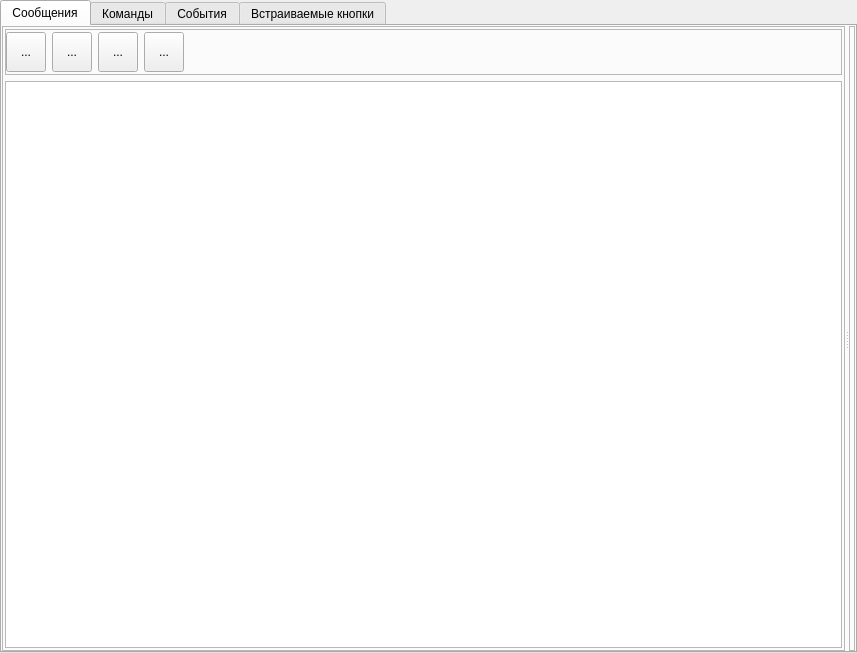
<?xml version="1.0" encoding="UTF-8"?>
<ui version="4.0">
 <class>TgBotConfigurationWidget</class>
 <widget class="QWidget" name="TgBotConfigurationWidget">
  <property name="geometry">
   <rect>
    <x>0</x>
    <y>0</y>
    <width>857</width>
    <height>653</height>
   </rect>
  </property>
  <property name="sizePolicy">
   <sizepolicy hsizetype="MinimumExpanding" vsizetype="MinimumExpanding">
    <horstretch>0</horstretch>
    <verstretch>0</verstretch>
   </sizepolicy>
  </property>
  <property name="windowTitle">
   <string>Form</string>
  </property>
  <layout class="QHBoxLayout" name="horizontalLayout">
   <property name="spacing">
    <number>0</number>
   </property>
   <property name="leftMargin">
    <number>0</number>
   </property>
   <property name="topMargin">
    <number>0</number>
   </property>
   <property name="rightMargin">
    <number>0</number>
   </property>
   <property name="bottomMargin">
    <number>0</number>
   </property>
   <item>
    <widget class="QTabWidget" name="tabWidget">
     <property name="currentIndex">
      <number>0</number>
     </property>
     <widget class="QWidget" name="tbMessageConfig">
      <attribute name="title">
       <string>Сообщения</string>
      </attribute>
      <layout class="QHBoxLayout" name="horizontalLayout_7" stretch="2">
       <property name="leftMargin">
        <number>0</number>
       </property>
       <property name="topMargin">
        <number>0</number>
       </property>
       <property name="rightMargin">
        <number>0</number>
       </property>
       <property name="bottomMargin">
        <number>0</number>
       </property>
       <item>
        <widget class="QSplitter" name="spltMessageConfig">
         <property name="orientation">
          <enum>Qt::Orientation::Horizontal</enum>
         </property>
         <widget class="QFrame" name="frame">
          <property name="frameShape">
           <enum>QFrame::Shape::StyledPanel</enum>
          </property>
          <property name="frameShadow">
           <enum>QFrame::Shadow::Raised</enum>
          </property>
          <layout class="QVBoxLayout" name="verticalLayout">
           <property name="leftMargin">
            <number>2</number>
           </property>
           <property name="topMargin">
            <number>2</number>
           </property>
           <property name="rightMargin">
            <number>2</number>
           </property>
           <property name="bottomMargin">
            <number>2</number>
           </property>
           <item>
            <widget class="QFrame" name="frame_3">
             <property name="frameShape">
              <enum>QFrame::Shape::StyledPanel</enum>
             </property>
             <property name="frameShadow">
              <enum>QFrame::Shadow::Raised</enum>
             </property>
             <layout class="QHBoxLayout" name="horizontalLayout_2">
              <property name="leftMargin">
               <number>0</number>
              </property>
              <property name="topMargin">
               <number>2</number>
              </property>
              <property name="bottomMargin">
               <number>2</number>
              </property>
              <item>
               <widget class="QToolButton" name="tbAddTGMessage">
                <property name="minimumSize">
                 <size>
                  <width>40</width>
                  <height>40</height>
                 </size>
                </property>
                <property name="toolTip">
                 <string>Добавить сообщение</string>
                </property>
                <property name="text">
                 <string>...</string>
                </property>
                <property name="icon">
                 <iconset resource="res.qrc">
                  <normaloff>:/img/icons/add-message.png</normaloff>:/img/icons/add-message.png</iconset>
                </property>
                <property name="iconSize">
                 <size>
                  <width>30</width>
                  <height>30</height>
                 </size>
                </property>
               </widget>
              </item>
              <item>
               <widget class="QToolButton" name="tbAddTGMessageWaitAnswer">
                <property name="minimumSize">
                 <size>
                  <width>40</width>
                  <height>40</height>
                 </size>
                </property>
                <property name="toolTip">
                 <string>Добавить сообщение с ожиданием ответа</string>
                </property>
                <property name="text">
                 <string>...</string>
                </property>
                <property name="icon">
                 <iconset resource="res.qrc">
                  <normaloff>:/img/icons/add-callback-message.png</normaloff>:/img/icons/add-callback-message.png</iconset>
                </property>
                <property name="iconSize">
                 <size>
                  <width>30</width>
                  <height>30</height>
                 </size>
                </property>
               </widget>
              </item>
              <item>
               <widget class="QToolButton" name="tbDeleteMessage">
                <property name="minimumSize">
                 <size>
                  <width>40</width>
                  <height>40</height>
                 </size>
                </property>
                <property name="toolTip">
                 <string>Удалить сообщение</string>
                </property>
                <property name="text">
                 <string>...</string>
                </property>
                <property name="icon">
                 <iconset resource="res.qrc">
                  <normaloff>:/img/icons/delete-message.png</normaloff>:/img/icons/delete-message.png</iconset>
                </property>
                <property name="iconSize">
                 <size>
                  <width>30</width>
                  <height>30</height>
                 </size>
                </property>
               </widget>
              </item>
              <item>
               <widget class="QToolButton" name="tbSaveMessage">
                <property name="minimumSize">
                 <size>
                  <width>40</width>
                  <height>40</height>
                 </size>
                </property>
                <property name="toolTip">
                 <string>Сохранить сообщение</string>
                </property>
                <property name="text">
                 <string>...</string>
                </property>
                <property name="icon">
                 <iconset resource="res.qrc">
                  <normaloff>:/img/icons/save-message.png</normaloff>:/img/icons/save-message.png</iconset>
                </property>
                <property name="iconSize">
                 <size>
                  <width>30</width>
                  <height>30</height>
                 </size>
                </property>
               </widget>
              </item>
              <item>
               <spacer name="horizontalSpacer">
                <property name="orientation">
                 <enum>Qt::Orientation::Horizontal</enum>
                </property>
                <property name="sizeHint" stdset="0">
                 <size>
                  <width>40</width>
                  <height>20</height>
                 </size>
                </property>
               </spacer>
              </item>
             </layout>
            </widget>
           </item>
           <item>
            <widget class="QTreeView" name="tvTGMessages"/>
           </item>
          </layout>
         </widget>
         <widget class="QFrame" name="frMessageData">
          <property name="frameShape">
           <enum>QFrame::Shape::StyledPanel</enum>
          </property>
          <property name="frameShadow">
           <enum>QFrame::Shadow::Raised</enum>
          </property>
          <layout class="QVBoxLayout" name="verticalLayout_2">
           <property name="spacing">
            <number>0</number>
           </property>
           <property name="leftMargin">
            <number>0</number>
           </property>
           <property name="topMargin">
            <number>0</number>
           </property>
           <property name="rightMargin">
            <number>0</number>
           </property>
           <property name="bottomMargin">
            <number>0</number>
           </property>
          </layout>
         </widget>
        </widget>
       </item>
      </layout>
     </widget>
     <widget class="QWidget" name="tbCommandsConfig">
      <attribute name="title">
       <string>Команды</string>
      </attribute>
      <layout class="QHBoxLayout" name="horizontalLayout_3">
       <property name="leftMargin">
        <number>0</number>
       </property>
       <property name="topMargin">
        <number>0</number>
       </property>
       <property name="rightMargin">
        <number>0</number>
       </property>
       <property name="bottomMargin">
        <number>0</number>
       </property>
       <item>
        <widget class="QSplitter" name="spltCommandsConfig">
         <property name="orientation">
          <enum>Qt::Orientation::Horizontal</enum>
         </property>
         <widget class="QFrame" name="frame_4">
          <property name="frameShape">
           <enum>QFrame::Shape::StyledPanel</enum>
          </property>
          <property name="frameShadow">
           <enum>QFrame::Shadow::Raised</enum>
          </property>
          <layout class="QVBoxLayout" name="verticalLayout_10">
           <property name="leftMargin">
            <number>2</number>
           </property>
           <property name="topMargin">
            <number>2</number>
           </property>
           <property name="rightMargin">
            <number>2</number>
           </property>
           <property name="bottomMargin">
            <number>2</number>
           </property>
           <item>
            <widget class="QFrame" name="frame_6">
             <property name="frameShape">
              <enum>QFrame::Shape::StyledPanel</enum>
             </property>
             <property name="frameShadow">
              <enum>QFrame::Shadow::Raised</enum>
             </property>
             <layout class="QHBoxLayout" name="horizontalLayout_4">
              <property name="leftMargin">
               <number>0</number>
              </property>
              <property name="topMargin">
               <number>2</number>
              </property>
              <property name="rightMargin">
               <number>9</number>
              </property>
              <property name="bottomMargin">
               <number>2</number>
              </property>
              <item>
               <widget class="QToolButton" name="tbAddTGCommand">
                <property name="minimumSize">
                 <size>
                  <width>40</width>
                  <height>40</height>
                 </size>
                </property>
                <property name="toolTip">
                 <string>Добавить команду меню</string>
                </property>
                <property name="text">
                 <string>...</string>
                </property>
                <property name="icon">
                 <iconset resource="res.qrc">
                  <normaloff>:/img/icons/add_command.png</normaloff>:/img/icons/add_command.png</iconset>
                </property>
                <property name="iconSize">
                 <size>
                  <width>30</width>
                  <height>30</height>
                 </size>
                </property>
               </widget>
              </item>
              <item>
               <widget class="QToolButton" name="tbDeleteCommand">
                <property name="minimumSize">
                 <size>
                  <width>40</width>
                  <height>40</height>
                 </size>
                </property>
                <property name="toolTip">
                 <string>Удалить команду меню</string>
                </property>
                <property name="text">
                 <string>...</string>
                </property>
                <property name="icon">
                 <iconset resource="res.qrc">
                  <normaloff>:/img/icons/delete_command.png</normaloff>:/img/icons/delete_command.png</iconset>
                </property>
                <property name="iconSize">
                 <size>
                  <width>30</width>
                  <height>30</height>
                 </size>
                </property>
               </widget>
              </item>
              <item>
               <widget class="QToolButton" name="tbSaveCommands">
                <property name="minimumSize">
                 <size>
                  <width>40</width>
                  <height>40</height>
                 </size>
                </property>
                <property name="toolTip">
                 <string>Сохранить команду</string>
                </property>
                <property name="text">
                 <string>...</string>
                </property>
                <property name="icon">
                 <iconset resource="res.qrc">
                  <normaloff>:/img/icons/save_command.png</normaloff>:/img/icons/save_command.png</iconset>
                </property>
                <property name="iconSize">
                 <size>
                  <width>30</width>
                  <height>30</height>
                 </size>
                </property>
               </widget>
              </item>
              <item>
               <widget class="QToolButton" name="tbAddTGCommandToMainMenu">
                <property name="minimumSize">
                 <size>
                  <width>40</width>
                  <height>40</height>
                 </size>
                </property>
                <property name="toolTip">
                 <string>Добавить команду в основное меню</string>
                </property>
                <property name="text">
                 <string>...</string>
                </property>
                <property name="icon">
                 <iconset resource="res.qrc">
                  <normaloff>:/img/icons/add_to_main_menu_command.png</normaloff>:/img/icons/add_to_main_menu_command.png</iconset>
                </property>
                <property name="iconSize">
                 <size>
                  <width>30</width>
                  <height>30</height>
                 </size>
                </property>
               </widget>
              </item>
              <item>
               <spacer name="horizontalSpacer_2">
                <property name="orientation">
                 <enum>Qt::Orientation::Horizontal</enum>
                </property>
                <property name="sizeHint" stdset="0">
                 <size>
                  <width>40</width>
                  <height>20</height>
                 </size>
                </property>
               </spacer>
              </item>
             </layout>
            </widget>
           </item>
           <item>
            <widget class="QFrame" name="frame_7">
             <property name="frameShape">
              <enum>QFrame::Shape::StyledPanel</enum>
             </property>
             <property name="frameShadow">
              <enum>QFrame::Shadow::Raised</enum>
             </property>
             <layout class="QVBoxLayout" name="verticalLayout_11">
              <property name="leftMargin">
               <number>0</number>
              </property>
              <property name="topMargin">
               <number>0</number>
              </property>
              <property name="rightMargin">
               <number>0</number>
              </property>
              <property name="bottomMargin">
               <number>0</number>
              </property>
              <item>
               <widget class="QTreeView" name="tvAllCommands"/>
              </item>
             </layout>
            </widget>
           </item>
          </layout>
         </widget>
         <widget class="QFrame" name="frCommandData">
          <property name="frameShape">
           <enum>QFrame::Shape::StyledPanel</enum>
          </property>
          <property name="frameShadow">
           <enum>QFrame::Shadow::Raised</enum>
          </property>
          <layout class="QVBoxLayout" name="verticalLayout_16">
           <property name="spacing">
            <number>0</number>
           </property>
           <property name="leftMargin">
            <number>0</number>
           </property>
           <property name="topMargin">
            <number>0</number>
           </property>
           <property name="rightMargin">
            <number>0</number>
           </property>
           <property name="bottomMargin">
            <number>0</number>
           </property>
          </layout>
         </widget>
        </widget>
       </item>
      </layout>
     </widget>
     <widget class="QWidget" name="tbEventsConfig">
      <attribute name="title">
       <string>События</string>
      </attribute>
      <layout class="QHBoxLayout" name="horizontalLayout_5">
       <property name="leftMargin">
        <number>0</number>
       </property>
       <property name="topMargin">
        <number>0</number>
       </property>
       <property name="rightMargin">
        <number>0</number>
       </property>
       <property name="bottomMargin">
        <number>0</number>
       </property>
       <item>
        <widget class="QSplitter" name="spltEventsConfig">
         <property name="orientation">
          <enum>Qt::Orientation::Horizontal</enum>
         </property>
         <widget class="QFrame" name="frame_8">
          <property name="frameShape">
           <enum>QFrame::Shape::StyledPanel</enum>
          </property>
          <property name="frameShadow">
           <enum>QFrame::Shadow::Raised</enum>
          </property>
          <layout class="QVBoxLayout" name="verticalLayout_17">
           <property name="leftMargin">
            <number>2</number>
           </property>
           <property name="topMargin">
            <number>2</number>
           </property>
           <property name="rightMargin">
            <number>2</number>
           </property>
           <property name="bottomMargin">
            <number>2</number>
           </property>
           <item>
            <widget class="QFrame" name="frame_10">
             <property name="frameShape">
              <enum>QFrame::Shape::StyledPanel</enum>
             </property>
             <property name="frameShadow">
              <enum>QFrame::Shadow::Raised</enum>
             </property>
             <layout class="QHBoxLayout" name="horizontalLayout_6">
              <property name="leftMargin">
               <number>0</number>
              </property>
              <property name="topMargin">
               <number>2</number>
              </property>
              <property name="bottomMargin">
               <number>2</number>
              </property>
              <item>
               <widget class="QToolButton" name="tbAddTGEvent">
                <property name="minimumSize">
                 <size>
                  <width>40</width>
                  <height>40</height>
                 </size>
                </property>
                <property name="toolTip">
                 <string>Добавить событие по изменению тэга</string>
                </property>
                <property name="text">
                 <string/>
                </property>
                <property name="icon">
                 <iconset resource="res.qrc">
                  <normaloff>:/img/icons/add_event.png</normaloff>:/img/icons/add_event.png</iconset>
                </property>
                <property name="iconSize">
                 <size>
                  <width>30</width>
                  <height>30</height>
                 </size>
                </property>
               </widget>
              </item>
              <item>
               <widget class="QToolButton" name="tbAddScheduleEvent">
                <property name="minimumSize">
                 <size>
                  <width>40</width>
                  <height>40</height>
                 </size>
                </property>
                <property name="toolTip">
                 <string>Добавить периодическое событие</string>
                </property>
                <property name="text">
                 <string>...</string>
                </property>
                <property name="icon">
                 <iconset resource="res.qrc">
                  <normaloff>:/img/icons/add_sch_event.png</normaloff>:/img/icons/add_sch_event.png</iconset>
                </property>
                <property name="iconSize">
                 <size>
                  <width>31</width>
                  <height>30</height>
                 </size>
                </property>
               </widget>
              </item>
              <item>
               <widget class="QToolButton" name="tbDeleteEvent">
                <property name="minimumSize">
                 <size>
                  <width>40</width>
                  <height>40</height>
                 </size>
                </property>
                <property name="toolTip">
                 <string>Удалить событие</string>
                </property>
                <property name="text">
                 <string/>
                </property>
                <property name="icon">
                 <iconset resource="res.qrc">
                  <normaloff>:/img/icons/delete_event.png</normaloff>:/img/icons/delete_event.png</iconset>
                </property>
                <property name="iconSize">
                 <size>
                  <width>30</width>
                  <height>30</height>
                 </size>
                </property>
               </widget>
              </item>
              <item>
               <widget class="QToolButton" name="tbSaveEvents">
                <property name="minimumSize">
                 <size>
                  <width>40</width>
                  <height>40</height>
                 </size>
                </property>
                <property name="toolTip">
                 <string>Сохранить событие</string>
                </property>
                <property name="text">
                 <string/>
                </property>
                <property name="icon">
                 <iconset resource="res.qrc">
                  <normaloff>:/img/icons/save_event.png</normaloff>:/img/icons/save_event.png</iconset>
                </property>
                <property name="iconSize">
                 <size>
                  <width>30</width>
                  <height>30</height>
                 </size>
                </property>
               </widget>
              </item>
              <item>
               <spacer name="horizontalSpacer_3">
                <property name="orientation">
                 <enum>Qt::Orientation::Horizontal</enum>
                </property>
                <property name="sizeHint" stdset="0">
                 <size>
                  <width>40</width>
                  <height>20</height>
                 </size>
                </property>
               </spacer>
              </item>
             </layout>
            </widget>
           </item>
           <item>
            <widget class="QTreeView" name="tvAllEvents"/>
           </item>
          </layout>
         </widget>
         <widget class="QFrame" name="frEventsData">
          <property name="minimumSize">
           <size>
            <width>300</width>
            <height>0</height>
           </size>
          </property>
          <property name="frameShape">
           <enum>QFrame::Shape::StyledPanel</enum>
          </property>
          <property name="frameShadow">
           <enum>QFrame::Shadow::Raised</enum>
          </property>
          <layout class="QVBoxLayout" name="verticalLayout_19">
           <property name="spacing">
            <number>6</number>
           </property>
           <property name="leftMargin">
            <number>0</number>
           </property>
           <property name="topMargin">
            <number>0</number>
           </property>
           <property name="rightMargin">
            <number>0</number>
           </property>
           <property name="bottomMargin">
            <number>0</number>
           </property>
          </layout>
         </widget>
        </widget>
       </item>
      </layout>
     </widget>
     <widget class="QWidget" name="tbInlineButtons">
      <attribute name="title">
       <string>Встраиваемые кнопки</string>
      </attribute>
      <layout class="QHBoxLayout" name="horizontalLayout_8">
       <property name="leftMargin">
        <number>0</number>
       </property>
       <property name="topMargin">
        <number>0</number>
       </property>
       <property name="rightMargin">
        <number>0</number>
       </property>
       <property name="bottomMargin">
        <number>0</number>
       </property>
       <item>
        <widget class="QSplitter" name="spltInlineButtons">
         <property name="orientation">
          <enum>Qt::Orientation::Horizontal</enum>
         </property>
         <widget class="QFrame" name="frame_11">
          <property name="frameShape">
           <enum>QFrame::Shape::StyledPanel</enum>
          </property>
          <property name="frameShadow">
           <enum>QFrame::Shadow::Raised</enum>
          </property>
          <layout class="QVBoxLayout" name="verticalLayout_21">
           <property name="leftMargin">
            <number>2</number>
           </property>
           <property name="topMargin">
            <number>2</number>
           </property>
           <property name="rightMargin">
            <number>2</number>
           </property>
           <property name="bottomMargin">
            <number>2</number>
           </property>
           <item>
            <widget class="QFrame" name="frame_13">
             <property name="frameShape">
              <enum>QFrame::Shape::StyledPanel</enum>
             </property>
             <property name="frameShadow">
              <enum>QFrame::Shadow::Raised</enum>
             </property>
             <layout class="QHBoxLayout" name="horizontalLayout_11">
              <property name="leftMargin">
               <number>0</number>
              </property>
              <property name="topMargin">
               <number>2</number>
              </property>
              <property name="bottomMargin">
               <number>2</number>
              </property>
              <item>
               <widget class="QToolButton" name="tbAddTGInlineButton">
                <property name="minimumSize">
                 <size>
                  <width>40</width>
                  <height>40</height>
                 </size>
                </property>
                <property name="toolTip">
                 <string>Добавить встраиваемую кнопку</string>
                </property>
                <property name="text">
                 <string>...</string>
                </property>
                <property name="icon">
                 <iconset resource="res.qrc">
                  <normaloff>:/img/icons/inline_btns_add.png</normaloff>:/img/icons/inline_btns_add.png</iconset>
                </property>
                <property name="iconSize">
                 <size>
                  <width>30</width>
                  <height>30</height>
                 </size>
                </property>
               </widget>
              </item>
              <item>
               <widget class="QToolButton" name="tbDeleteInlineButton">
                <property name="minimumSize">
                 <size>
                  <width>40</width>
                  <height>40</height>
                 </size>
                </property>
                <property name="toolTip">
                 <string>Удалить встраивамю кнопку</string>
                </property>
                <property name="text">
                 <string>...</string>
                </property>
                <property name="icon">
                 <iconset resource="res.qrc">
                  <normaloff>:/img/icons/inline_btns_delete.png</normaloff>:/img/icons/inline_btns_delete.png</iconset>
                </property>
                <property name="iconSize">
                 <size>
                  <width>30</width>
                  <height>30</height>
                 </size>
                </property>
               </widget>
              </item>
              <item>
               <widget class="QToolButton" name="tbSaveInlineButtons">
                <property name="minimumSize">
                 <size>
                  <width>40</width>
                  <height>40</height>
                 </size>
                </property>
                <property name="toolTip">
                 <string>Сохранить встраиваемую кнопку</string>
                </property>
                <property name="text">
                 <string>...</string>
                </property>
                <property name="icon">
                 <iconset resource="res.qrc">
                  <normaloff>:/img/icons/inline_btns_save.png</normaloff>:/img/icons/inline_btns_save.png</iconset>
                </property>
                <property name="iconSize">
                 <size>
                  <width>30</width>
                  <height>30</height>
                 </size>
                </property>
               </widget>
              </item>
              <item>
               <spacer name="horizontalSpacer_4">
                <property name="orientation">
                 <enum>Qt::Orientation::Horizontal</enum>
                </property>
                <property name="sizeHint" stdset="0">
                 <size>
                  <width>40</width>
                  <height>20</height>
                 </size>
                </property>
               </spacer>
              </item>
             </layout>
            </widget>
           </item>
           <item>
            <widget class="QFrame" name="frame_14">
             <property name="frameShape">
              <enum>QFrame::Shape::StyledPanel</enum>
             </property>
             <property name="frameShadow">
              <enum>QFrame::Shadow::Raised</enum>
             </property>
             <layout class="QVBoxLayout" name="verticalLayout_22">
              <property name="leftMargin">
               <number>2</number>
              </property>
              <property name="topMargin">
               <number>2</number>
              </property>
              <property name="rightMargin">
               <number>2</number>
              </property>
              <property name="bottomMargin">
               <number>2</number>
              </property>
              <item>
               <widget class="QTreeView" name="tvAllInlineButtons"/>
              </item>
             </layout>
            </widget>
           </item>
          </layout>
         </widget>
         <widget class="QFrame" name="frInlineButtonData">
          <property name="frameShape">
           <enum>QFrame::Shape::StyledPanel</enum>
          </property>
          <property name="frameShadow">
           <enum>QFrame::Shadow::Raised</enum>
          </property>
          <layout class="QVBoxLayout" name="verticalLayout_23">
           <property name="leftMargin">
            <number>0</number>
           </property>
           <property name="topMargin">
            <number>0</number>
           </property>
           <property name="rightMargin">
            <number>0</number>
           </property>
           <property name="bottomMargin">
            <number>0</number>
           </property>
          </layout>
         </widget>
        </widget>
       </item>
      </layout>
     </widget>
    </widget>
   </item>
  </layout>
 </widget>
 <resources>
  <include location="res.qrc"/>
 </resources>
 <connections/>
</ui>
